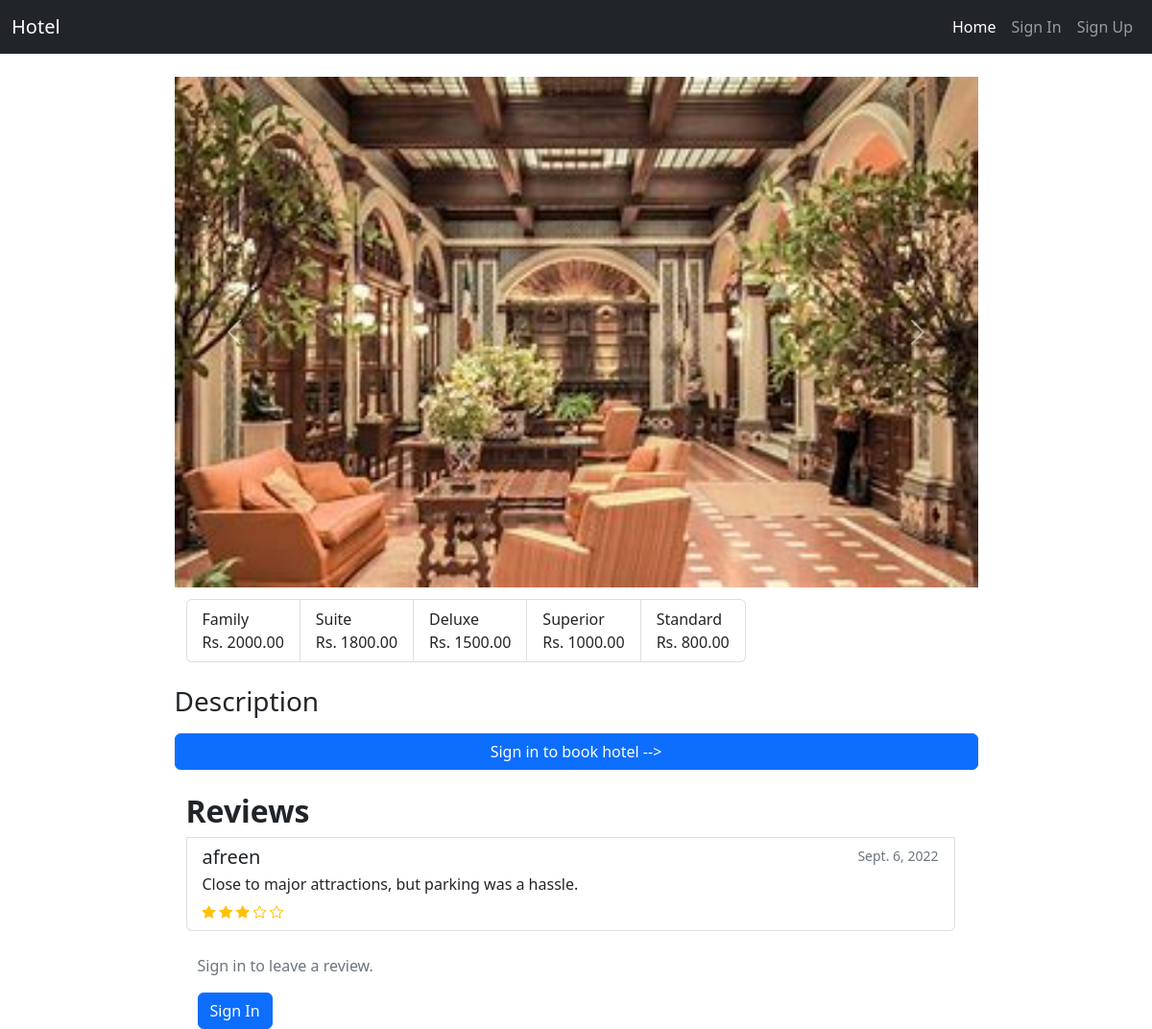
Screenshot of /hotel/22 with the database file from the repository.
### home/models.py (models this page shows, shortened)
class HotelImages(models.Model):
    hotel= models.ForeignKey(Hotel ,related_name="images", on_delete=models.CASCADE)
    images = models.ImageField(upload_to="hotels")

class Room(models.Model):
    class RoomType(models.TextChoices):
        STANDARD = 'Standard'
        SUPERIOR = 'Superior'
        DELUXE = 'Deluxe'
        SUITE = 'Suite'
        FAMILY = 'Family'
    hotel = models.ForeignKey(Hotel, on_delete=models.CASCADE, related_name='rooms')
    amenities = models.ManyToManyField(Amenity, related_name='room', blank=True)  # Many-to-many relation to Amenity
    room_number = models.IntegerField(default=0)
    is_Booked = models.BooleanField(default=False)
    room_type = models.CharField(max_length=100, choices=RoomType.choices)
    price_per_night = models.DecimalField(decimal_places=2, max_digits=10 ,  validators=[MinValueValidator(Decimal('0.01'))])

class Review(models.Model):
    customer = models.ForeignKey(Customer,on_delete=models.CASCADE , related_name='review')
    hotel   = models.ForeignKey(Hotel , on_delete=models.CASCADE , related_name='review')
    rating = models.PositiveSmallIntegerField(validators=[MinValueValidator(1),MaxValueValidator(5)])
    description = models.TextField(blank=True , null=True)
    date = models.DateField()

class Customer(models.Model):
    user = models.OneToOneField(User, on_delete=models.CASCADE, related_name='customer_profile')
    phone = models.CharField(max_length=20, blank=False, null=False,unique=True)
    address = models.CharField(max_length=255, blank=False, null=False)
    is_blacklisted = models.BooleanField(default=False)

### home/views.py (the view, shortened to what this page needs)
# urls.py: path('hotel/<id>',get_hotel,name='get_hotel'),
def get_hotel(request, id):
    hotel = get_object_or_404(Hotel, id=id)
    reviews = hotel.review.all()
    context = {'hotel': hotel}
    context['date'] = datetime.today().strftime('%Y-%m-%d')
    return render(request, 'home/hotel.html', context)

### home/templatetags/coustom_tags.py (called while the page is built)
@register.filter
def unique_room_types_with_prices(rooms):
    unique_rooms = {}
    for room in rooms:
        if room.room_type not in unique_rooms:
            unique_rooms[room.room_type] = room.price_per_night
    return list(unique_rooms.items())

### templates/home/hotel.html (shortened to what this page needs)
{% extends 'home/base.html' %}
{% load coustom_tags %}
{% block body %}
<div class=" container mt-4 ">
    <div id="carouselExampleControls" class="carousel slide w-75 m-auto" data-bs-ride="carousel">
        <div class="carousel-inner">
            {% for i in hotel.images.all %}
            <div class="carousel-item active">
                <img src="/media/{{i.images}}" class="d-block w-100" alt="...">
            </div>
            {% endfor %}
        </div>
        <button class="carousel-control-prev" type="button" data-bs-target="#carouselExampleControls"
            data-bs-slide="prev">
            <span class="carousel-control-prev-icon" ></span>
        </button>
        <button class="carousel-control-next type="button" data-bs-target="#carouselExampleControls"
            data-bs-slide="next">
            <span class="carousel-control-next-icon" aria-hidden="true"></span>
        </button>
    </div>
    <div class="container w-75 m-auto">
        <ul class="list-group list-group-horizontal">
            {% for room_type, price in hotel.rooms.all|unique_room_types_with_prices %}
            <li class="list-group-item mt-1 mr-1">
                {{ room_type|title }} <br> Rs. {{ price }}
            </li>
            {% endfor %}
        </ul>
    </div>
    <div class="mt-4 mb-4  w-75 m-auto">
        <div class="mt-4">
            <h3>Description</h3>
            {% if request.user.is_authenticated %}
            <div class="card">
                <div class="card-body">
                    <form method='POST'>
                        {% csrf_token %}
                        <label for="rtype" class="mt-3">
                            Package Type
                        </label>
                        <select name="roomType" class="form-control mt-1" id="roomType">
                            <option value="Deluxe" {% if room_type == 'Deluxe' %}selected{% endif %}>Deluxe</option>
                            <option value="Suite" {% if room_type == 'Suite' %}selected{% endif %}>Suite</option>
                            <option value="Family" {% if room_type == 'Family' %}selected{% endif %}>Family</option>
                            <option value="Executive" {% if room_type == 'Executive' %}selected{% endif %}>Standard</option>
                            <option value="Premium" {% if room_type == 'Premium' %}selected{% endif %}>Superior</option>
                        </select>
                        <label for="startDate" class='mt-2'>
                            Check In
                        </label>
                        <input type="date" name="startDate" class="form-control mt-1" id="startDate" name="startDate" min={{date}}
                        {% if startdate %}
                        value="{{startdate}}"
                        {% endif %}
                        >
                        <label for="endDate" class="mt-2">
                            Check Out
                        </label>
                        <input type="date" name="endDate" class="form-control mt-1" id="endDate" name="endDate" min={{date}}
                        {% if enddate %}
                        value="{{enddate}}"
                        {% endif %}
                        >
                        <div class='d-grid'>
                            <button class="btn mt-3 btn-primary" type='submit'>
                                Book Now
                            </button>
                        </div>
                    </form>
                </div>
            </div>
            {% else %}
            <div class="d-grid ">
                <a class="btn btn-primary" href="{% url 'signin' %}" type="button">Sign in to book hotel --> </a>
              </div>
            {% endif %}
        </div>
    </div>
    <div class=" row container w-75 m-auto mt-4">
        {% if hotel.review.exists %}
        <div class="col-md list-group">
            <h2 class="fw-bold">Reviews</h2>
            {% for review in hotel.review.all %}
            <div class="list-group-item">
                <div class="d-flex justify-content-between">
                    <h5 class="mb-1">{{ review.customer.user.username }}</h5>
                    <small class="text-muted">{{ review.date }}</small>
                </div>
                <p class="mb-1">{{ review.description }}</p>
                <small class="text-warning">
                    {% for i in "12345"|make_list %}
                        {% if i|add:0 <= review.rating %}
                            <i class="bi bi-star-fill"></i>
                        {% else %}
                            <i class="bi bi-star"></i>
                        {% endif %}
                    {% endfor %}
                </small>
            </div>
            {% endfor %}
        </div>
        {% else %}
        <p class="text-muted">No reviews yet. Be the first to leave one!</p>
        {% endif %}
         {% if request.user.is_authenticated %}
         <div class="col-md card mt-5">
             <div class="card-body">
                 <h5 class="card-title">Leave a Review</h5>
                 <form method="POST" action="{% url 'add_review' hotel.id %}">
                     {% csrf_token %}
                     <div class="mb-3">
                         <label for="rating" class="form-label">Rating</label>
                         <select name="rating" id="rating" class="form-control" required>
                             <option value="" disabled selected>Select Rating</option>
                             <option value="1">1 Star</option>
                             <option value="2">2 Stars</option>
                             <option value="3">3 Stars</option>
                             <option value="4">4 Stars</option>
                             <option value="5">5 Stars</option>
                         </select>
                     </div>
                     <div class="mb-3">
                         <label for="description" class="form-label">Review</label>
                         <textarea name="description" id="description" class="form-control" rows="3" placeholder="Write your review..." required></textarea>
                     </div>
                     <div class="d-grid">
                         <button type="submit" class="btn btn-primary">Submit Review</button>
                     </div>
                 </form>
             </div>
         </div>
         {% else %}
         <div class="mt-4">
             <p class="text-muted">Sign in to leave a review.</p>
             <a href="{% url 'signin' %}" class="btn btn-primary">Sign In</a>
         </div>
         {% endif %}
    </div>
</div>
{% endblock body %}

### templates/home/hotel.html (style rules this page uses)
.list-group { list-style-type: disc !important; }

### rows the page displays
HotelImages: images (picture)
Room: rooms "Family", rooms "2000.00"
Room: rooms "Suite", rooms "1800.00"
Room: rooms "Deluxe", rooms "1500.00"
Room: rooms "Superior", rooms "1000.00"
Room: rooms "Standard", rooms "800.00"
Review: customer.user.username "afreen", date "Sept. 6, 2022", description "Close to major attractions, but parking was a hassle.", rating 3 (drawn)
